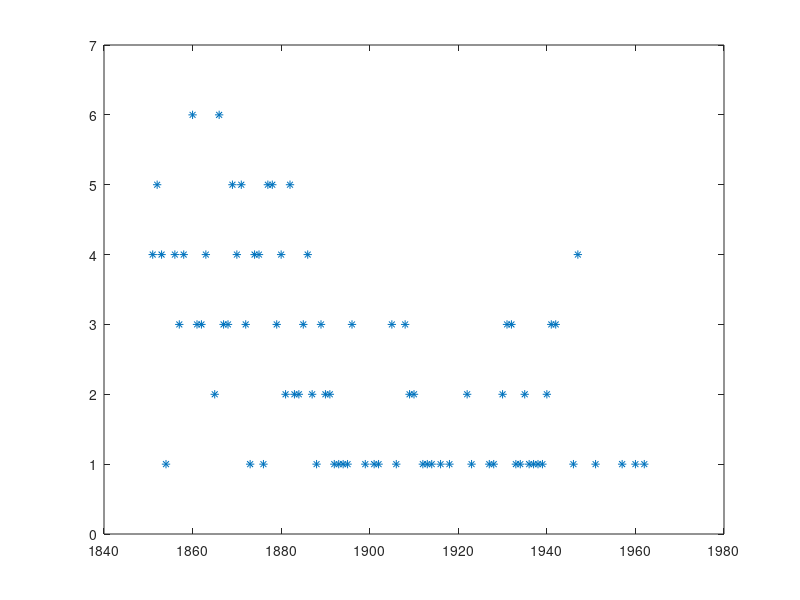

Write the MATLAB code that produced this figure. (Note: this script raises an error after producing the figure.)
clc
clear all
close all
load('coal_mine')
y = coal_mine;

[disasters, years] = hist(floor(y), unique(floor(y)));

y = disasters;

plot(years, disasters, '*');
axis([1840 1980 0 7])

k=10000;
n=length(y);
th1=50*ones(1,k);
th2=ones(1,k);th3=th2;th4=th3;

for i=1:k
    % Draw theta1 with RW-MH
    Li=getL(th1(i),th2(i),th3(i),y);
    th1prop=th1(i)+floor(11*rand)-5;
    Lp=getL(th1prop,th2(i),th3(i),y);
    if (rand<Lp/Li)
        th1(i+1)=th1prop;
    else
        th1(i+1)=th1(i);
    end
    th2(i+1)=gamrnd(1+sum(y(1:th1(i+1))),1/(th1(i+1)+th4(i)));
    th3(i+1)=gamrnd(1+sum(y(th1(i+1)+1:n)),1/(n-th1(i+1)+th4(i)));
    th4(i+1)=gamrnd(3,1/(0.1+th2(i+1)+th3(i+1)));
end
